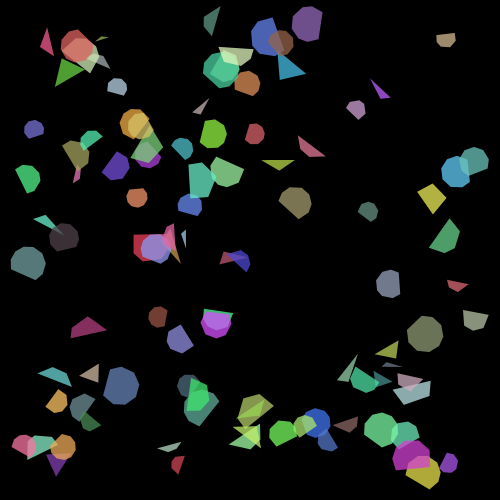
Frame 1 (no input)
Frame 60 (the mouse pressed at the canvas centre just before this capture): identical to frame 1, image omitted
Frame 120 (the mouse held since frame 60 and released just before this capture): identical to frame 1, image omitted

The Processing sketch that drew this single still picture (run headless with seeded random() and noise(); from frame 60 on, the mouse is pressed at the canvas centre):

// Processing sketch: processing_75429
// ── processing_75429.pde

//Morgan D
//Computer Programming 1, Mods (13) 14-15
//100 Random Shapes
//URL -> http://padova.webs.com/RandomShapesSite.html

//This program draws 100 randomly shaped and colored polygons, inscribed in circles of random size.

//These are the center of the circle in which our polygon is to be inscribed.
int posX;
int posY;

//This is the radius of said circle.
float radius;

//This stores the angle of a vertex of the polygon, as it is drawn.
float holdAngle = 0;

void setup()
{
  size(500, 500);
  background(0);

  noStroke();

  randomScreen();
}

void draw()
{
}

void mouseClicked()
{
  //These erase the previous screen.
  fill(0);
  rect(0, 0, width, height);
  
  randomScreen();
}

//This actually draw the 100 shapes.
void randomScreen()
{
  //This is here so it will run 100 times.
  for (int i = 0; i < 100; i++)
  {
    //These randomly assign the current shape a center.
    posX = int(random(20, width-20));
    posY = int(random(20, height-20));

    //This gives it a random radius.
    radius = random(10, 20);

    //This gives the polygon a random number of sides between 3 and 9.
    int sides = int(random(3, 10));

    //This gives the polygon a random, bright color, with some transparency.
    fill(63+191*random(0, 1), 63+191*random(0, 1), 63+191*random(0, 1), 191);

    beginShape();

    //This draws the individual vertices.
    for (int j = 0; j < sides; j++)
    {
      //This changes the angle randomly, such that it won't (in all likelihood) overlap itself.
      holdAngle += random(PI/6, 2*PI/sides);

      //This places the vertex, based on all of the previous randomised values.
      vertex(posX+radius*cos(holdAngle), posY+radius*sin(holdAngle));
    }

    endShape();
  }
}
